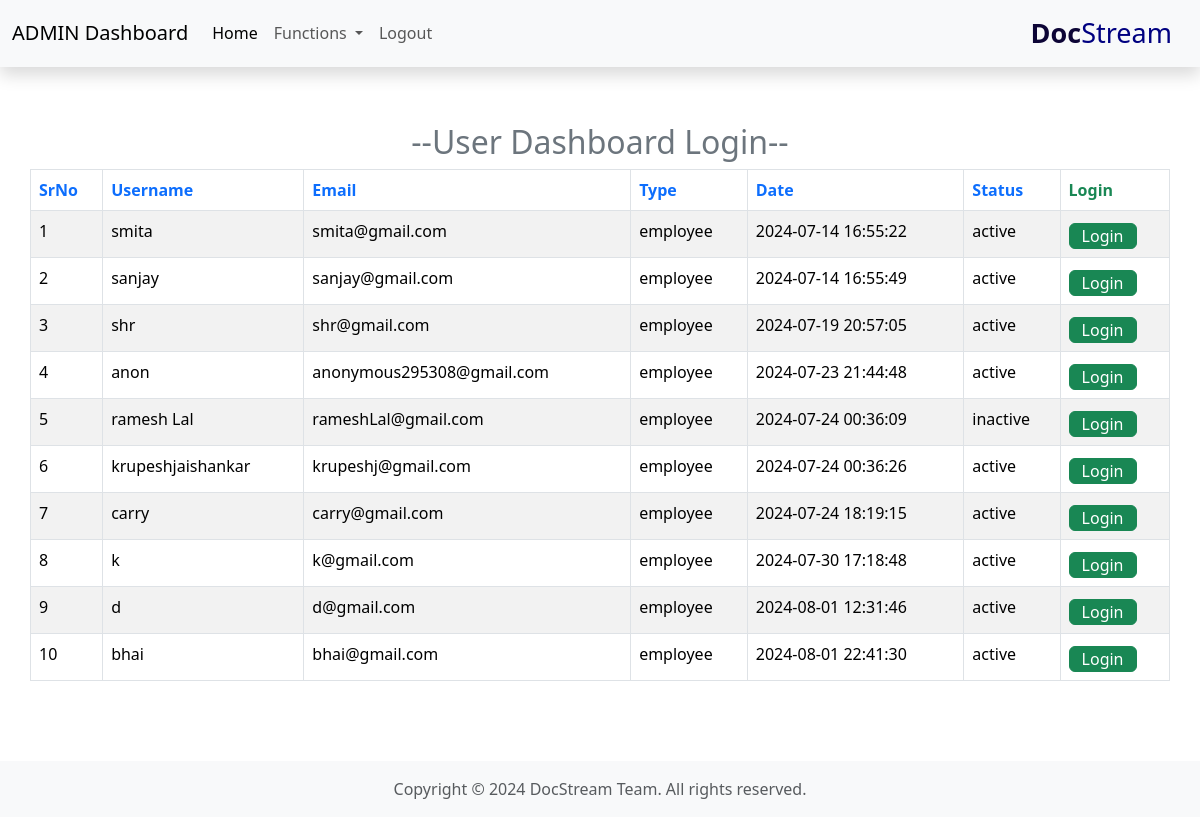
Before: /admin/adminFun/userLogin/userLogin.php with the older database file.
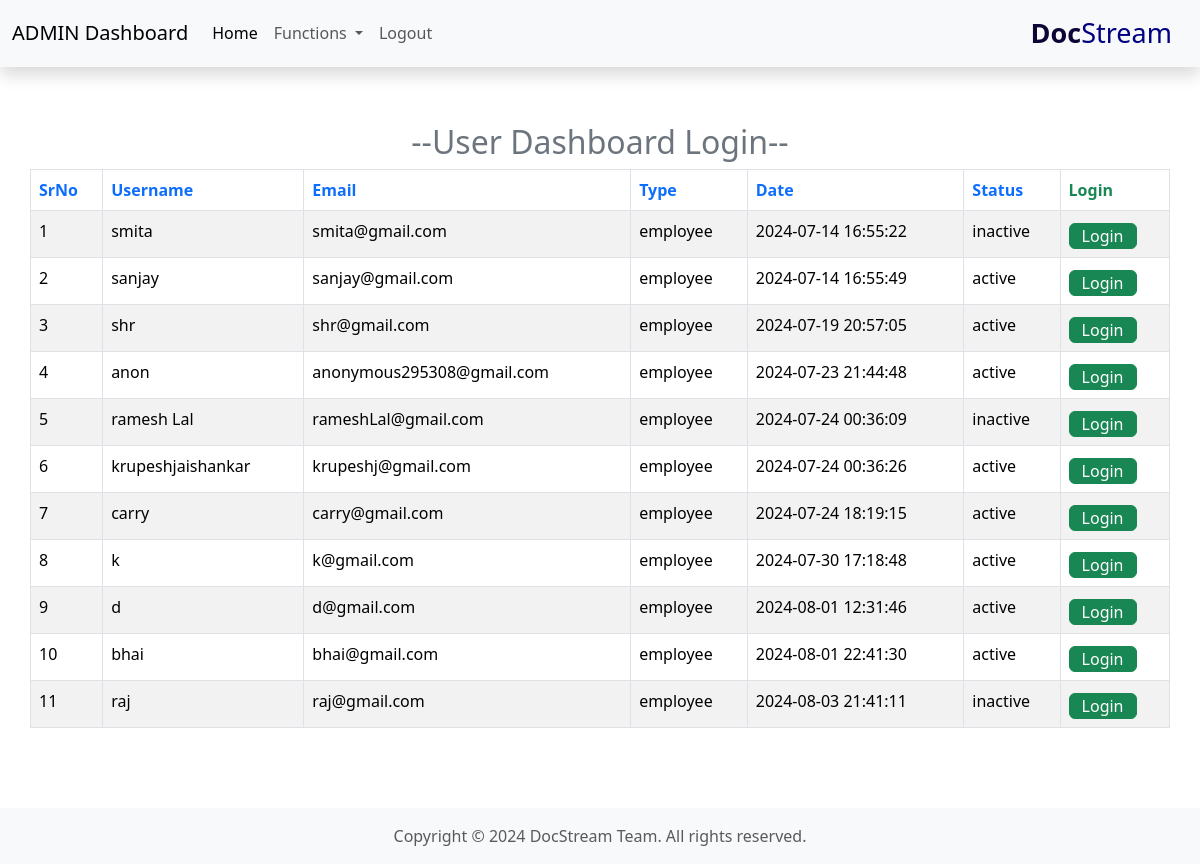
After: the same page with the newer database file.
### tables this page shows
CREATE TABLE `users` (
  `srno` int(11) NOT NULL,
  `username` varchar(25) NOT NULL,
  `email` varchar(50) NOT NULL,
  `type` varchar(10) NOT NULL,
  `password` varchar(256) NOT NULL,
  `date` datetime NOT NULL DEFAULT current_timestamp(),
  `status` enum('active','inactive') NOT NULL DEFAULT 'active'
);

### admin/adminFun/userLogin/userLogin.php (the view, shortened to what this page needs)
<?php
include '/xampp/htdocs/dms/partials/_dbconnect.php';
?>
<!DOCTYPE html>
<html lang="en">
<head>
    <link rel="stylesheet" href="https://cdn.datatables.net/2.1.0/css/dataTables.dataTables.css" />
    <link href="https://cdn.jsdelivr.net/npm/bootstrap@5.3.3/dist/css/bootstrap.min.css" rel="stylesheet">
</head>
<body>
    <?php
    include '/xampp/htdocs/dms/admin/adminExtra/_Aheader.php';
    ?>
    <div class="card-body container mt-5 mb-2 pt-2 pb-2 pl-5 pr-5">
        <h2 class="text-center text-secondary">--User Dashboard Login--</h2>
        <table id="myTable" class="table table-striped table-bordered ">
            <thead>
                <tr>
                    <th class="text-primary">SrNo</th>
                    <th class="text-primary">Username</th>
                    <th class="text-primary">Email</th>
                    <th class="text-primary">Type</th>
                    <th class="text-primary">Date</th>
                    <th class="text-primary">Status</th>
                    <th class="text-success">Login</th>
                </tr>
            </thead>
            <tbody>
                <?php
                $mySr = 0;
                $sql = "select * from `users` where `type` = 'employee'";
                $result = mysqli_query($conn, $sql);
                while ($row = mysqli_fetch_assoc($result)) {
                    $mySr++;
                    echo '<tr>
                            <td>' . $mySr . '</td>
                            <td>' . $row["username"] . '</td>
                            <td>' . $row["email"] . '</td>
                            <td>' . $row["type"] . '</td>
                            <td>' . $row["date"] . '</td>
                            <td>' . $row["status"] . '</td>
                            <td>
                                <form method="post" style="display:inline;">
                                    <input type="hidden" name="srno" value="' . $row["srno"] . '">
                                    <button type="submit" name="loginAsUser" class="btn btn-success mt-1 pb-0 pt-0">Login</button>
                                </form>
                            </td>
                        </tr>';
                }
                ?>
            </tbody>
        </table>
    </div>
    <div style="margin-top: auto;">
        <?php require '/xampp/htdocs/dms/partials/_footer.php'; ?>
    </div>
</body>
</html>

Changed rows visible on the page:
changed users "smita": status "active" → "inactive"
added users: username "raj", email "raj@gmail.com", type "employee", date "2024-08-03 21:41:11", status "inactive"
